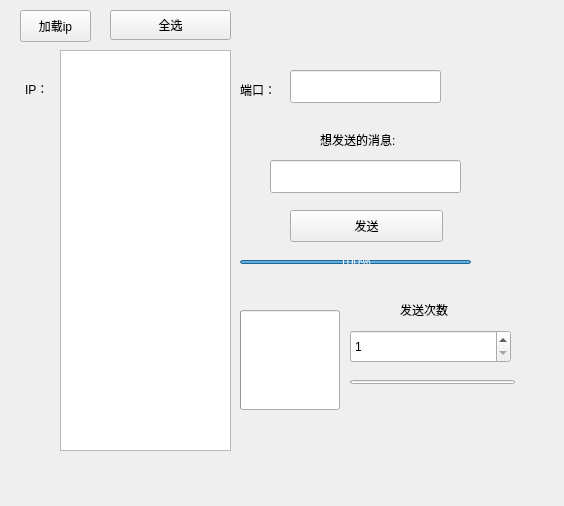
<?xml version="1.0" encoding="UTF-8"?>
<ui version="4.0">
 <class>Form_send_message</class>
 <widget class="QWidget" name="Form_send_message">
  <property name="geometry">
   <rect>
    <x>0</x>
    <y>0</y>
    <width>564</width>
    <height>506</height>
   </rect>
  </property>
  <property name="windowTitle">
   <string>Form</string>
  </property>
  <widget class="BodyLabel" name="BodyLabel_ip">
   <property name="geometry">
    <rect>
     <x>25</x>
     <y>79</y>
     <width>65</width>
     <height>19</height>
    </rect>
   </property>
   <property name="text">
    <string>IP：</string>
   </property>
  </widget>
  <widget class="BodyLabel" name="BodyLabel_port">
   <property name="geometry">
    <rect>
     <x>240</x>
     <y>80</y>
     <width>65</width>
     <height>19</height>
    </rect>
   </property>
   <property name="text">
    <string>端口：</string>
   </property>
  </widget>
  <widget class="LineEdit" name="LineEdit_port">
   <property name="geometry">
    <rect>
     <x>290</x>
     <y>70</y>
     <width>151</width>
     <height>33</height>
    </rect>
   </property>
   <property name="inputMethodHints">
    <set>Qt::ImhPreferNumbers</set>
   </property>
   <property name="inputMask">
    <string/>
   </property>
   <property name="text">
    <string/>
   </property>
   <property name="maxLength">
    <number>32367</number>
   </property>
  </widget>
  <widget class="BodyLabel" name="bodyLabel_message">
   <property name="geometry">
    <rect>
     <x>320</x>
     <y>130</y>
     <width>101</width>
     <height>20</height>
    </rect>
   </property>
   <property name="text">
    <string>想发送的消息:</string>
   </property>
  </widget>
  <widget class="LineEdit" name="LineEdit_message">
   <property name="geometry">
    <rect>
     <x>270</x>
     <y>160</y>
     <width>191</width>
     <height>33</height>
    </rect>
   </property>
   <property name="maxLength">
    <number>300</number>
   </property>
  </widget>
  <widget class="PrimaryPushButton" name="Button_Send">
   <property name="geometry">
    <rect>
     <x>290</x>
     <y>210</y>
     <width>153</width>
     <height>32</height>
    </rect>
   </property>
   <property name="text">
    <string>发送</string>
   </property>
  </widget>
  <widget class="ListWidget" name="ListWidget">
   <property name="geometry">
    <rect>
     <x>60</x>
     <y>50</y>
     <width>171</width>
     <height>401</height>
    </rect>
   </property>
  </widget>
  <widget class="ProgressBar" name="ProgressBar">
   <property name="geometry">
    <rect>
     <x>240</x>
     <y>260</y>
     <width>231</width>
     <height>4</height>
    </rect>
   </property>
   <property name="minimum">
    <number>0</number>
   </property>
   <property name="maximum">
    <number>15</number>
   </property>
   <property name="value">
    <number>15</number>
   </property>
  </widget>
  <widget class="ProgressRing" name="ProgressRing">
   <property name="geometry">
    <rect>
     <x>240</x>
     <y>310</y>
     <width>100</width>
     <height>100</height>
    </rect>
   </property>
   <property name="textVisible">
    <bool>true</bool>
   </property>
  </widget>
  <widget class="SpinBox" name="sendNum">
   <property name="geometry">
    <rect>
     <x>350</x>
     <y>330</y>
     <width>161</width>
     <height>33</height>
    </rect>
   </property>
   <property name="minimum">
    <number>1</number>
   </property>
   <property name="maximum">
    <number>99999</number>
   </property>
  </widget>
  <widget class="BodyLabel" name="BodyLabel_sengNum">
   <property name="geometry">
    <rect>
     <x>400</x>
     <y>300</y>
     <width>63</width>
     <height>19</height>
    </rect>
   </property>
   <property name="text">
    <string>发送次数</string>
   </property>
  </widget>
  <widget class="ProgressBar" name="ProgressBar_sendProcess">
   <property name="geometry">
    <rect>
     <x>350</x>
     <y>380</y>
     <width>165</width>
     <height>4</height>
    </rect>
   </property>
  </widget>
  <widget class="PillPushButton" name="PillPushButton_selectAll">
   <property name="geometry">
    <rect>
     <x>110</x>
     <y>10</y>
     <width>121</width>
     <height>30</height>
    </rect>
   </property>
   <property name="text">
    <string>全选</string>
   </property>
  </widget>
  <widget class="PrimaryPushButton" name="PrimaryPushButton_load_ip">
   <property name="geometry">
    <rect>
     <x>20</x>
     <y>10</y>
     <width>71</width>
     <height>32</height>
    </rect>
   </property>
   <property name="text">
    <string>加载ip</string>
   </property>
  </widget>
 </widget>
 <customwidgets>
  <customwidget>
   <class>PushButton</class>
   <extends>QPushButton</extends>
   <header>qfluentwidgets</header>
  </customwidget>
  <customwidget>
   <class>PrimaryPushButton</class>
   <extends>PushButton</extends>
   <header>qfluentwidgets</header>
  </customwidget>
  <customwidget>
   <class>ToggleButton</class>
   <extends>PushButton</extends>
   <header>qfluentwidgets</header>
  </customwidget>
  <customwidget>
   <class>BodyLabel</class>
   <extends>QLabel</extends>
   <header>qfluentwidgets</header>
  </customwidget>
  <customwidget>
   <class>ProgressBar</class>
   <extends>QProgressBar</extends>
   <header>qfluentwidgets</header>
  </customwidget>
  <customwidget>
   <class>ProgressRing</class>
   <extends>ProgressBar</extends>
   <header>qfluentwidgets</header>
  </customwidget>
  <customwidget>
   <class>LineEdit</class>
   <extends>QLineEdit</extends>
   <header>qfluentwidgets</header>
  </customwidget>
  <customwidget>
   <class>SpinBox</class>
   <extends>QSpinBox</extends>
   <header>qfluentwidgets</header>
  </customwidget>
  <customwidget>
   <class>ListWidget</class>
   <extends>QListWidget</extends>
   <header>qfluentwidgets</header>
  </customwidget>
  <customwidget>
   <class>PillPushButton</class>
   <extends>ToggleButton</extends>
   <header>qfluentwidgets</header>
  </customwidget>
 </customwidgets>
 <resources/>
 <connections/>
</ui>
